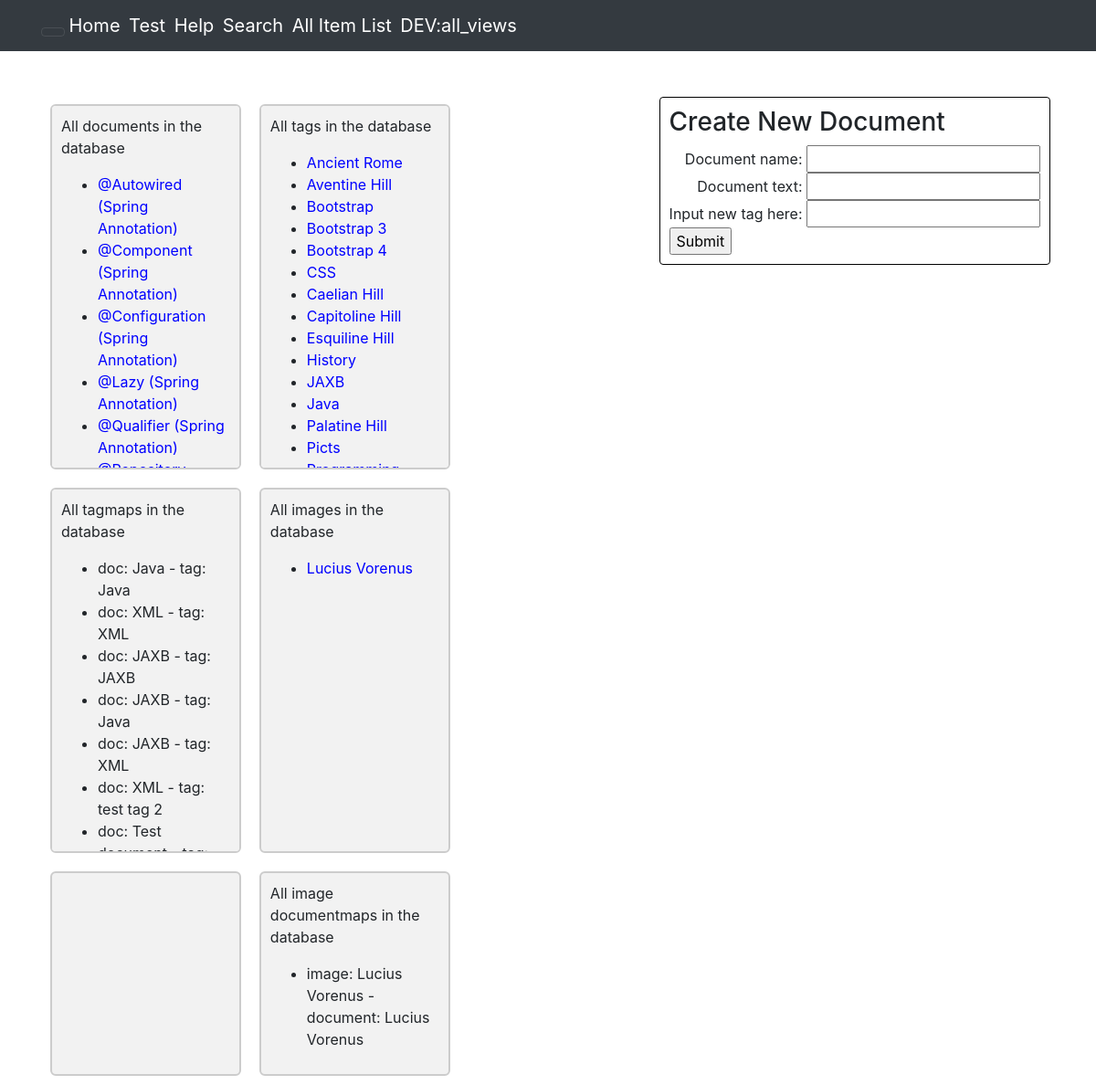
The app's page /notesfromxml/listdbcontent/, older data.
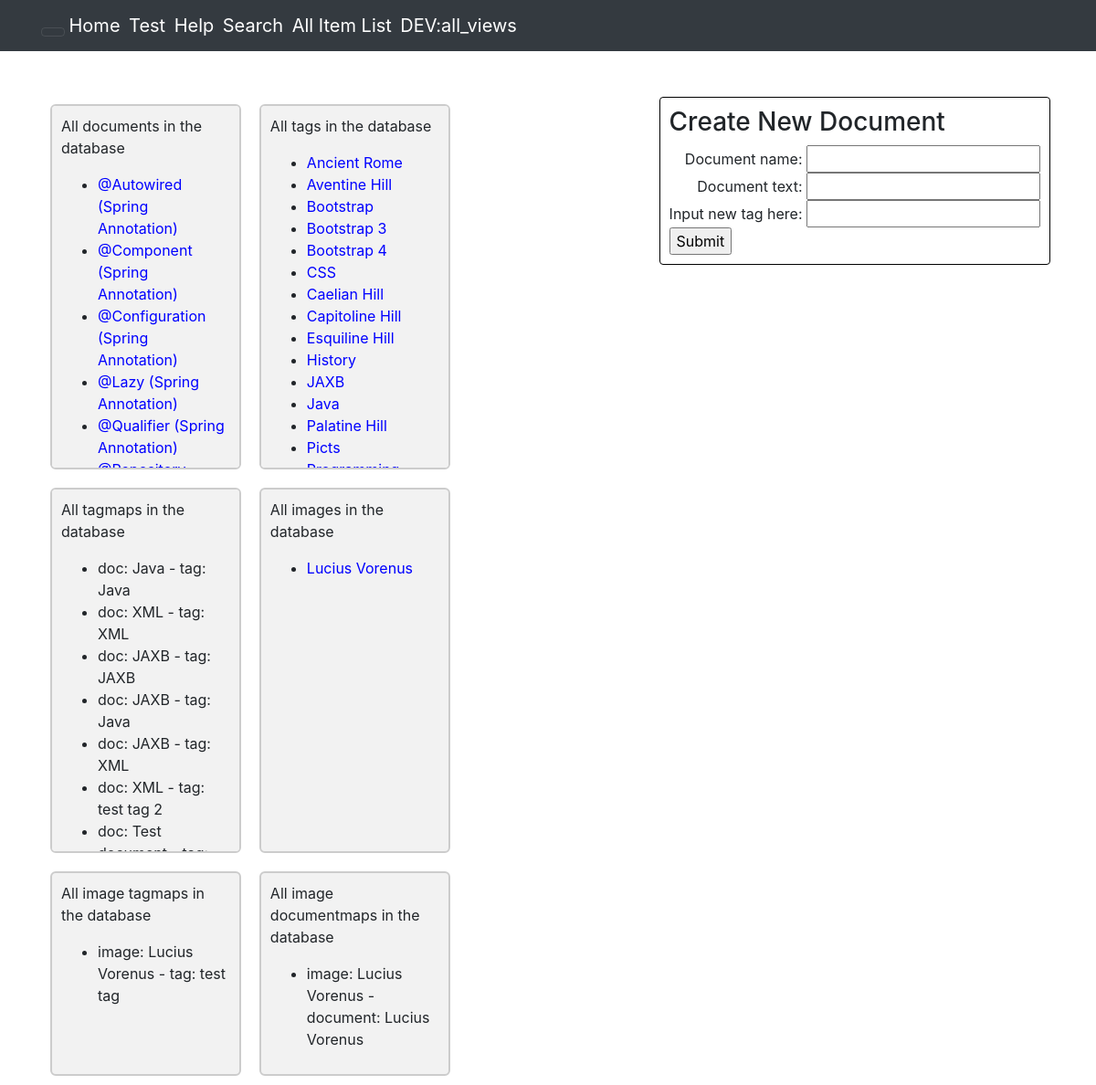
The same page, newer data.
### notesfromxml/models.py (models this page shows, shortened)
class Document(models.Model):
    document_name = models.TextField()
    document_text = models.TextField()
    document_image = models.ImageField(blank=True)  # This allows only 1 image for each document.

class Tag(models.Model):
    tag_name = models.TextField()

class Tagmap(models.Model):
    tag = models.ForeignKey(
        'Tag',
        on_delete=models.CASCADE
    )
    document = models.ForeignKey(
        'Document',
        on_delete=models.CASCADE
    )
    def __str__(self):
        return 'doc: ' + self.document.document_name + ' - tag: ' + self.tag.tag_name

class Image(models.Model):
    image_name = models.TextField(blank=True)
    image_text = models.TextField(blank=True)
    image_picture = models.ImageField(upload_to='gallery')

class ImageDocumentMap(models.Model):
    document = models.ForeignKey(
        'Document',
        on_delete=models.CASCADE
    )
    image = models.ForeignKey(
        'Image',
        on_delete=models.CASCADE
    )
    def __str__(self):
        return 'image: ' + self.image.image_name + ' - document: ' + self.document.document_name

class ImageTagMap(models.Model):
    tag = models.ForeignKey(
        'Tag',
        on_delete=models.CASCADE
    )
    image = models.ForeignKey(
        'Image',
        on_delete=models.CASCADE
    )
    def __str__(self):
        return 'image: ' + self.image.image_name + ' - tag: ' + self.tag.tag_name

### notesfromxml/views.py (the view)
# urls.py: path('listdbcontent/', views.list_db_content, name='list_db_content'),
def list_db_content(request):
    return render(request, 'notesfromxml/list-db-content.html',
                  {'tags': Tag.objects.all().order_by('tag_name'),
                   'tagmaps': Tagmap.objects.all(),
                   'documents': Document.objects.all().order_by('document_name'),
                   'images': Image.objects.all().order_by('image_name'),
                   'image_document_maps': ImageDocumentMap.objects.all(),
                   'image_tag_maps': ImageTagMap.objects.all(),
                   'create_document_form': CreateDocumentForm()})

### notesfromxml/forms.py
class CreateDocumentForm(forms.Form):
    document_name = forms.CharField(label='Document name:')
    document_text = forms.CharField(label='Document text:')
    new_tag = forms.CharField(label='Input new tag here:')
    class Meta:
        fields = ['document_name', 'document_text', 'new_tag']

### notesfromxml/templatetags/app_filters.py (called while the page is built)
@register.filter(name='add_class')
def add_class(value, arg):
    return value.as_widget(attrs={'class': arg})

### notesfromxml/templates/notesfromxml/list-db-content.html (shortened to what this page needs)
{% extends 'notesfromxml/base.html' %}
{% load static %}
{% load app_filters %}
{% block nav-style %}mkt-nav{% endblock nav-style %}
{% block head_css_page %}
    <link href="{% static 'notesfromxml/css/list-db-content.css' %}" rel="stylesheet" media="screen">
{% endblock head_css_page %}
{% block content %}
    {% include "notesfromxml/snippets/create-doc.html" %}
    <div class="container main-container">
        <div class="row">
            <div id="div-container-all-docs" class="col-md-4 main-col-container">
                {% if documents %}
                    <p>All documents in the database</p>
                    <ul>
                        {% for doc in documents %}
                            <li><a href="{% url 'notesfromxml:display_doc' doc.document_name %}">{{ doc.document_name }}</a></li>
                        {% endfor %}
                    </ul>
                {% endif %}
            </div>
            <div id="div-container-all-tags" class="col-md-4 main-col-container">
                {% if tags %}
                    <p>All tags in the database</p>
                    <ul>
                        {% for tag in tags %}
                            <li><a href="{% url 'notesfromxml:display_tag' tag.tag_name %}">{{ tag.tag_name }}</a></li>
                        {% endfor %}
                    </ul>
                {% endif %}
            </div>
            <div id="div-container-all-tagmaps" class="col-md-4 main-col-container">
                {% if tagmaps %}
                    <p>All tagmaps in the database</p>
                    <ul>
                        {% for tagmap in tagmaps %}
                            <li>{{ tagmap }}</li>
                        {% endfor %}
                    </ul>
                {% endif %}
            </div>
            <div id="div-container-all-images" class="col-md-4 main-col-container">
                {% if images %}
                    <p>All images in the database</p>
                    <ul>
                        {% for image in images %}
                            <li><a href="{% url 'notesfromxml:display_img' image.image_name %}">{{ image.image_name }}</a></li>
                        {% endfor %}
                    </ul>
                {% endif %}
            </div>
            <div id="div-container-all-image-tagmaps" class="col-md-4 main-col-container">
                {% if image_tag_maps %}
                    <p>All image tagmaps in the database</p>
                    <ul>
                        {% for image_tag_map in image_tag_maps %}
                            <li>{{ image_tag_map }}</li>
                        {% endfor %}
                    </ul>
                {% endif %}
            </div>
            <div id="div-container-all-image-documentmaps" class="col-md-4 main-col-container">
                {% if image_document_maps %}
                    <p>All image documentmaps in the database</p>
                    <ul>
                        {% for image_document_map in image_document_maps %}
                            <li>{{ image_document_map }}</li>
                        {% endfor %}
                    </ul>
                {% endif %}
            </div>
        </div>
    </div>
{% endblock content %}

Row changes from the older to the newer data that the page shows:
added ImageTagMap: image+tag "image: Lucius Vorenus - tag: test tag"
Text that changed along with them:
text now shown: "All image tagmaps in the database"
